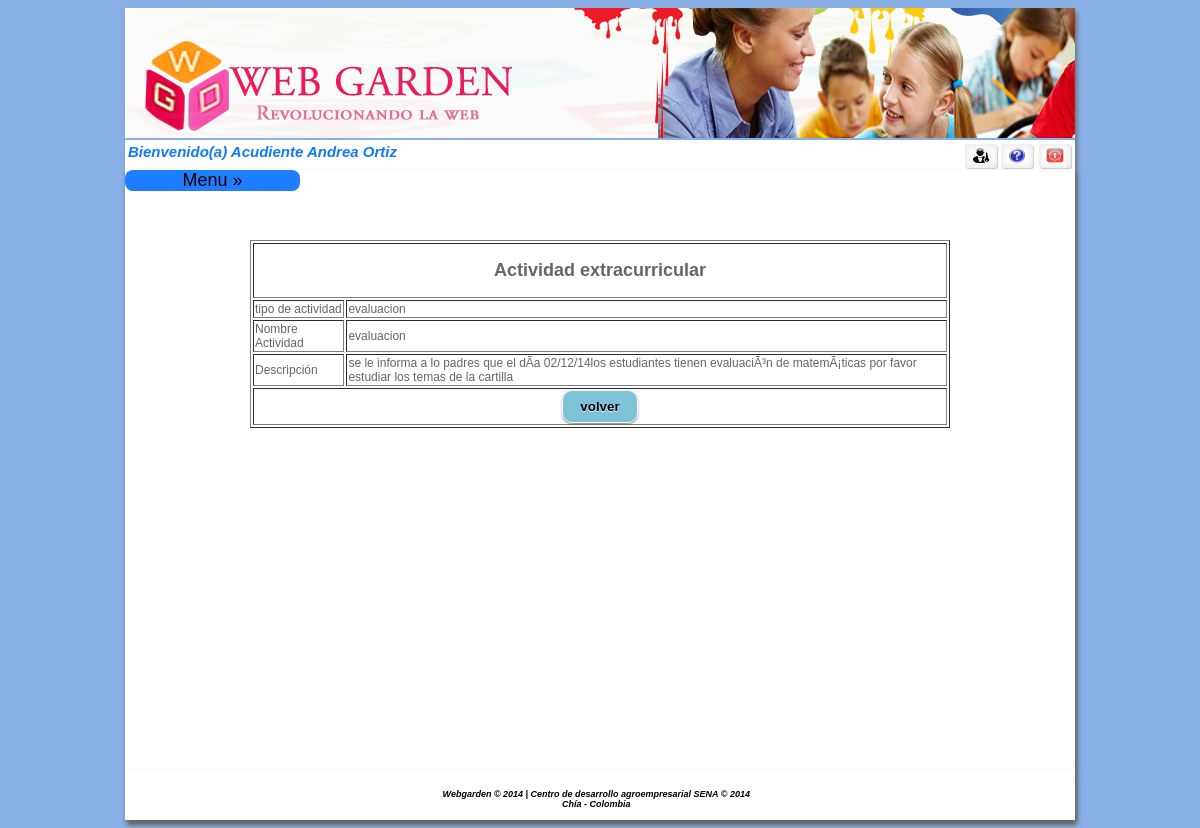
The app's page /home.php?pr=1&acceso=121&act=2 (signed in) with its own data.
### tables this page shows
CREATE TABLE IF NOT EXISTS `actividadex` (
`idactividadex` int(11) NOT NULL,
  `nombre` varchar(100) NOT NULL,
  `descripcion` varchar(1000) NOT NULL,
  `idcurso` int(11) NOT NULL,
  `idpersona` int(11) NOT NULL,
  `tipo_acti` int(11) NOT NULL,
  `fecha1` timestamp NOT NULL DEFAULT CURRENT_TIMESTAMP,
  `perfilid` int(11) NOT NULL
);

### controlador/cactividadexac.php (called while the page is built, shortened)
<?php
include ("modelo/mactividadexac.php");
$ins = new mactividadex();
$pr = isset($_GET["pr"]) ? $_GET["pr"] : NULL;
$act = isset($_GET["act"]) ? $_GET["act"] : NULL;
$datos = $ins->selactividadex($pr);
$curso1=$ins->selcurso($pr);
$datos1 = $ins->selactividadex1($act);
?>

### modelo/mactividadexac.php (called while the page is built, shortened)
<?php
include ("controlador/conexion.php");
class mactividadex {
   function selcurso($idcurso){
		$sql = "select curso.idcurso, curso.nombre, persona.prinombre, persona.priapellido,persona.identificacion, nivel.nombre as niv from curso inner join persona on curso.idpersona = persona.identificacion
                         inner join nivel on curso.idnivel = nivel.idnivel  WHERE idcurso='" . $idcurso . "' ;";
		$conexionBD = new conexion();
		$conexionBD->conectarBD();
		$data = $conexionBD->ejeCon($sql,0);
		return $data;
	}
    function selactividadex($idcurso) {
     $sql = "SELECT acti.idactividadex, acti.nombre,acti.descripcion,acti.fecha1 ,acti.idpersona,per.prinombre,per.priapellido,cur.nombre as curso ,val.nombre as tipo, perf.nombre as perfil from actividadex as acti inner join persona as per on acti.idpersona=per.identificacion inner join curso as cur on acti.idcurso=cur.idcurso inner join valor as val on acti.tipo_acti=val.idvalor inner join perfil as perf on acti.perfilid=perf.idperfil WHERE acti.idcurso='".$idcurso."' order by acti.idactividadex desc ";
        $conexionBD = new conexion();
        $conexionBD->conectarBD();
        $data = $conexionBD->ejeCon($sql, 0);
        return $data;
    }
     function selactividadex1($idactividadex) {
      $sql = "SELECT acti.nombre,acti.descripcion,acti.fecha1 ,acti.idpersona,per.prinombre,per.priapellido,cur.nombre as curso ,val.nombre as tipo, perf.nombre as perfil from actividadex as acti inner join persona as per on acti.idpersona=per.identificacion inner join curso as cur on acti.idcurso=cur.idcurso inner join valor as val on acti.tipo_acti=val.idvalor inner join perfil as perf on acti.perfilid=perf.idperfil WHERE acti.idactividadex='".$idactividadex."';";
        $conexionBD = new conexion();
        $conexionBD->conectarBD();
        $data = $conexionBD->ejeCon($sql, 0);
        return $data;
    }
}
?>

### controlador/configuracion.php (called while the page is built)
<?php
	$usu_db = "root";
	$pass_db = "";
	$serv_db = "localhost";
	$db = "webgarden";
?>

### controlador/conexion.php (called while the page is built, shortened)
<?php
class conexion{
	function conectarBD(){
		include("configuracion.php");
		$this->link = mysql_connect($serv_db,$usu_db,$pass_db);
		$db2= mysql_select_db($db);
	}
	function ejeCon($con, $op){
		$this->resultado = mysql_query($con) or
		die("La consulta fallo: ".mysql_error());
		if ($op==0){
			while ($linea = mysql_fetch_array($this->resultado)){
				$arrayResultado[] = $linea;
			}
		}else{
			$arrayResultado[] =0;
		}
		$resarr = isset($arrayResultado) ? $arrayResultado:NULL;
		if($resarr){
			return $arrayResultado;
		}
	}
}
?>

### vista/vactividadexac1.php (the view)
<?php
include ("controlador/cactividadexac.php");
?>
<center>
    <table width="700" border="1
           " >
        <tr>
            <td colspan="3" align="center">
                <h2>Actividad extracurricular</h2>
            </td>
        </tr>
        <tr>
            <td colspan="0" align="left" > tipo de actividad  </td>
            <td colspan="2">
              <?php echo $datos1[0]['nombre'] ?>
            </td>
        </tr>
        <tr>
            <td align="left">Nombre Actividad</td>
            <td colspan="2"> <?php echo $datos1[0]['nombre'] ?></td>
               </tr>
        <tr>
            <td align="left">Descripci&oacute;n</td>
            <td colspan="2"><?php echo $datos1[0]['descripcion'] ?></td>
        </tr>
        <tr>
            <td colspan="3" align="center" >
                <input type="button" onclick="location.href = 'home.php?acceso=120&pr=<?php echo $pr ?>'" value="volver"/>
            </td>
        </tr>
    </table>
</center>

### css/style.css (style rules this page uses)
input[type=submit], input[type=reset],input[type=button] { padding: 9px 17px; font-family: Helvetica,Arial,sans-serif; font-weight: bold; line-height: 1; color: #000000; border: none; text-shadow: 0 1px 1px rgba(255,255,255,0.85); background-color:#7FC1D7; border: 1px solid #ffffff; border-radius: 10px; box-shadow: 0 1px 2px rgba(0,0,0,0.5); }

### css/menu.css (style rules this page uses)
body { font-family: 'Open Sans', sans-serif; background:#89B0E6; background-size:cover; }

### records on screen
actividadex: nombre "evaluacion", descripcion "se le informa a lo padres que el dÃ­a 02/12/14los estudiantes tienen evaluaciÃ³n de matemÃ¡ticas por favor estudiar los temas de la cartilla"

### other values on screen
$nomapre "Andrea Ortiz"
